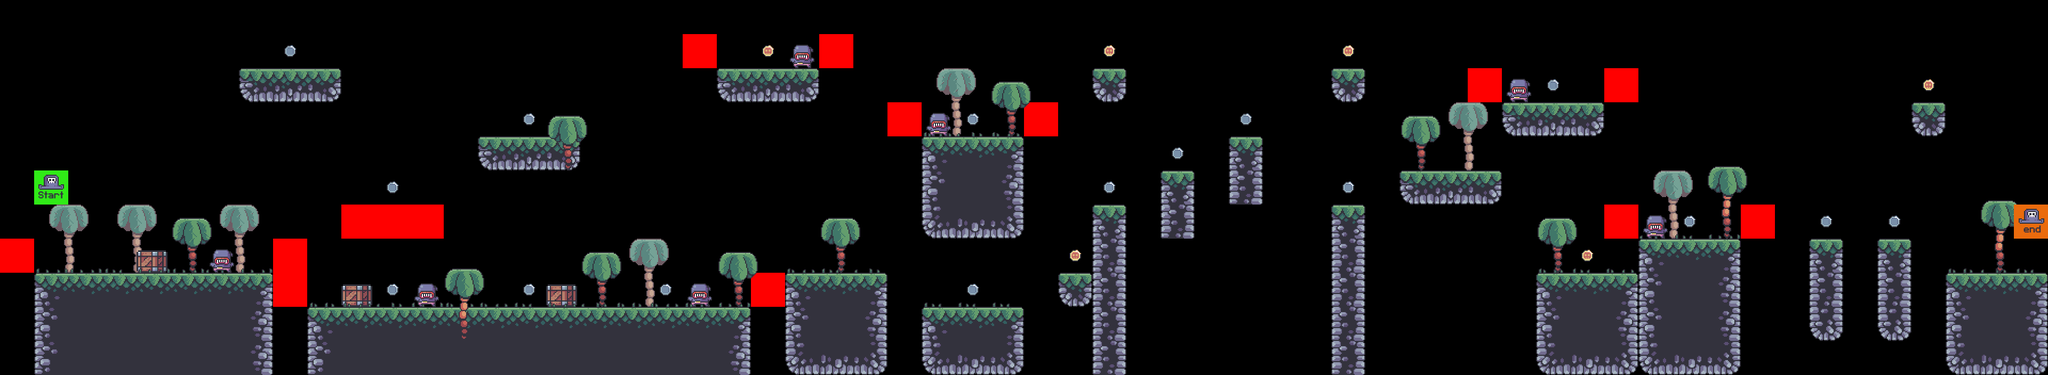

A level layout from a 2D game, rendered from its tile map. Below: a short description, then the map file with tile-grid data replaced by summaries:
An orthogonal 60x11 tile map with 64x64 px tiles, 10 tile layers (bg_palms, terrain, crates, grass, ...), 7 tilesets.

<map version="1.8" tiledversion="1.8.2" orientation="orthogonal" renderorder="right-down" width="60" height="11" tilewidth="64" tileheight="64" infinite="0" nextlayerid="11" nextobjectid="1">
 <editorsettings>
  <export target="../0/level_0.csv" format="csv" />
 </editorsettings>
 <tileset firstgid="1" source="../tilesets/terrain_tiles.tsx" />
 <tileset firstgid="17" source="../tilesets/coin_tiles.tsx" />
 <tileset firstgid="19" source="../tilesets/grass_tiles.tsx" />
 <tileset firstgid="24" source="../tilesets/palms.tsx" />
 <tileset firstgid="27" source="../tilesets/player_tiles.tsx" />
 <tileset firstgid="29" source="../tilesets/enemy_tiles.tsx" />
 <tileset firstgid="31" source="../tilesets/crates.tsx" />
 <layer id="5" name="bg_palms" width="60" height="11">
  <data>[660 cells, 7 non-empty, 1 distinct tile ids]</data>
 </layer>
 <layer id="1" name="terrain" width="60" height="11">
  <data>[660 cells, 143 non-empty, 16 distinct tile ids]</data>
 </layer>
 <layer id="6" name="crates" width="60" height="11">
  <data>[660 cells, 3 non-empty, 1 distinct tile ids]</data>
 </layer>
 <layer id="3" name="grass" width="60" height="11">
  <data>[660 cells, 38 non-empty, 5 distinct tile ids]</data>
 </layer>
 <layer id="8" name="enemies" width="60" height="11">
  <data>[660 cells, 7 non-empty, 1 distinct tile ids]</data>
 </layer>
 <layer id="10" name="jump_boost" width="60" height="11">
  <data>[660 cells, 3 non-empty, 1 distinct tile ids]</data>
 </layer>
 <layer id="9" name="constraints" width="60" height="11">
  <data>[660 cells, 12 non-empty, 1 distinct tile ids]</data>
 </layer>
 <layer id="4" name="fg_palms" width="60" height="11">
  <data>[660 cells, 11 non-empty, 2 distinct tile ids]</data>
 </layer>
 <layer id="2" name="coins" width="60" height="11">
  <data>[660 cells, 22 non-empty, 2 distinct tile ids]</data>
 </layer>
 <layer id="7" name="player" width="60" height="11">
  <data>[660 cells, 2 non-empty, 2 distinct tile ids]</data>
 </layer>
</map>
